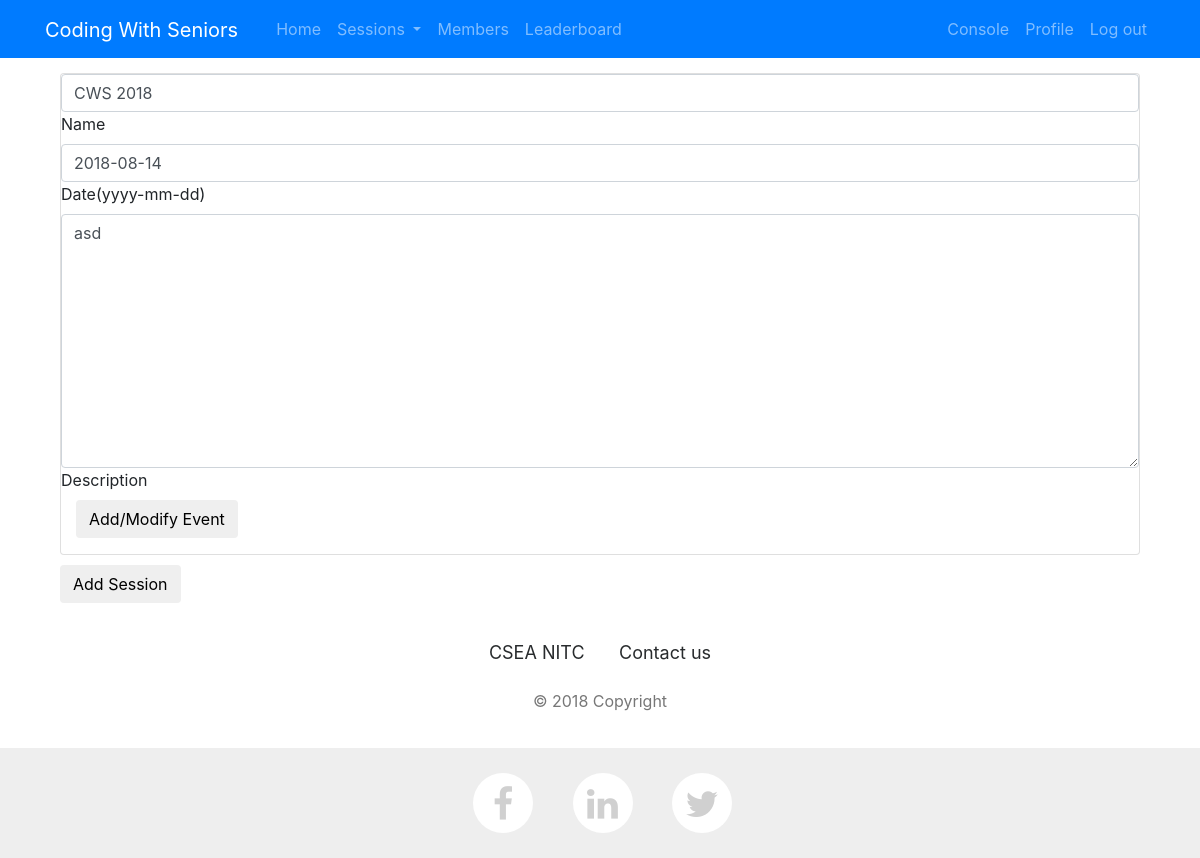
The app's page /console/edit/event/CWS 2018 (signed in) with its own data.
### events/models.py (models this page shows, shortened)
class Event(models.Model):
    name= models.CharField(max_length=255, blank=False, null=True,unique=True)
    date=models.DateField(blank=False, null=True)
    description=models.TextField( blank=False, null=True)

### console/views.py (the view)
# urls.py: path('edit/event/<str:event_name>',views.edit_event,name="edit_event"),
@staff_member_required
@sensitive_post_parameters()
@csrf_protect
@require_http_methods(["GET", "POST"])
def edit_event(request: HttpRequest,event_name:str):
    try:
        add = False
        event=Event.objects.get(name=event_name)
        if request.method == "POST":
            event_form=AddEventForm(request.POST, instance=event)
            response = add_event(request, event_form,False)
            if response is not None:
                return response
        else:
            event_form = AddEventForm(instance=event)
    except:
        messages.add_message(request, messages.ERROR, 'Error Contact Admin')
    return render(request,'console/add_event.html',locals())

### console/forms.py
class AddEventForm(forms.ModelForm):
    class Meta:
        model = Event
        fields = ['name', 'date', 'description']
    def __init__(self, *args, **kwargs):
        super(AddEventForm, self).__init__(*args, **kwargs)
        self.fields['name'].label = "Name"
        self.fields['name'].widget.attrs.update({
            'class': 'form-control validate',
        })
        self.fields['date'].label = 'Date(yyyy-mm-dd)'
        self.fields['date'].widget.attrs.update({
            'class': 'form-control validate date-input',
        })
        self.fields['description'].label = 'Description'
        self.fields['description'].widget.attrs.update({
            'class': 'form-control validate',
        })

### console/templates/console/add_event.html (shortened to what this page needs)
{% extends "layout.html" %}
{% load staticfiles %}
{% block body %}
    <div class="container">
    <div class="row">
        <div class="col">
            <div class="card card-block">
                <form method="post" action="" id="form-login">
                    <fieldset>
                        {% for field in event_form %}
                            <div class="md-form {% if field.errors %}has-error{% endif %}">
                                {{ field }}
                                <label for="id_{{ field.name }}">{{ field.label }}</label>
                            </div>
                        {% endfor %}
                        <div class="form-group">
                            <div class="col-md-10 col-md-offset-2">
                                <button class="btn btn-default" type="submit" name="add_event">Add/Modify Event</button>
                            </div>
                        </div>
                    </fieldset>
                </form>
            </div>
        </div>
    </div>
    <div class="row" style="margin-top: 10px">
        <div class="col">
            {% if not add %}
                <a href="/console/add/session/{{ event.name }}"><button class="btn btn-default">Add Session</button></a>
            {% endif %}
        </div>
    </div>
    </div>
{% endblock %}

### static/cws_site/css/style.css (style rules this page uses)
html { height: 100%; }
body { display: flex; display: -webkit-flex; flex-direction: column; -webkit-flex-direction: column; height: 100%; }

### records on screen
Event: event_form "CWS 2018" "2018-08-14" "asd"

### other values on screen
{{ field.label }} "Name" "Date(yyyy-mm-dd)" "Description"
